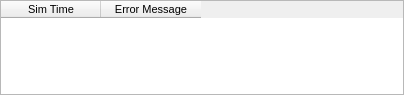
<?xml version="1.0" encoding="UTF-8"?>
<ui version="4.0">
 <class>MiniError</class>
 <widget class="QMainWindow" name="MiniError">
  <property name="geometry">
   <rect>
    <x>0</x>
    <y>0</y>
    <width>404</width>
    <height>95</height>
   </rect>
  </property>
  <property name="sizePolicy">
   <sizepolicy hsizetype="Maximum" vsizetype="Maximum">
    <horstretch>0</horstretch>
    <verstretch>0</verstretch>
   </sizepolicy>
  </property>
  <property name="minimumSize">
   <size>
    <width>0</width>
    <height>12</height>
   </size>
  </property>
  <property name="maximumSize">
   <size>
    <width>420</width>
    <height>200</height>
   </size>
  </property>
  <property name="font">
   <font>
    <pointsize>8</pointsize>
   </font>
  </property>
  <property name="windowTitle">
   <string>LogSbar</string>
  </property>
  <property name="layoutDirection">
   <enum>Qt::LeftToRight</enum>
  </property>
  <widget class="QWidget" name="centralWidget">
   <property name="minimumSize">
    <size>
     <width>0</width>
     <height>0</height>
    </size>
   </property>
   <property name="maximumSize">
    <size>
     <width>16777215</width>
     <height>200</height>
    </size>
   </property>
   <property name="styleSheet">
    <string notr="true"/>
   </property>
   <layout class="QVBoxLayout">
    <property name="spacing">
     <number>0</number>
    </property>
    <property name="margin">
     <number>0</number>
    </property>
    <item>
     <widget class="QTableWidget" name="table">
      <property name="sizePolicy">
       <sizepolicy hsizetype="Expanding" vsizetype="Expanding">
        <horstretch>0</horstretch>
        <verstretch>0</verstretch>
       </sizepolicy>
      </property>
      <property name="verticalScrollBarPolicy">
       <enum>Qt::ScrollBarAlwaysOff</enum>
      </property>
      <property name="horizontalScrollBarPolicy">
       <enum>Qt::ScrollBarAlwaysOff</enum>
      </property>
      <property name="editTriggers">
       <set>QAbstractItemView::NoEditTriggers</set>
      </property>
      <property name="tabKeyNavigation">
       <bool>false</bool>
      </property>
      <property name="showDropIndicator" stdset="0">
       <bool>false</bool>
      </property>
      <property name="dragDropOverwriteMode">
       <bool>false</bool>
      </property>
      <property name="selectionMode">
       <enum>QAbstractItemView::NoSelection</enum>
      </property>
      <property name="rowCount">
       <number>0</number>
      </property>
      <attribute name="horizontalHeaderDefaultSectionSize">
       <number>100</number>
      </attribute>
      <attribute name="horizontalHeaderMinimumSectionSize">
       <number>56</number>
      </attribute>
      <column>
       <property name="text">
        <string>Sim Time</string>
       </property>
      </column>
      <column>
       <property name="text">
        <string>Error Message</string>
       </property>
      </column>
     </widget>
    </item>
   </layout>
  </widget>
 </widget>
 <layoutdefault spacing="6" margin="11"/>
 <resources/>
 <connections/>
</ui>
